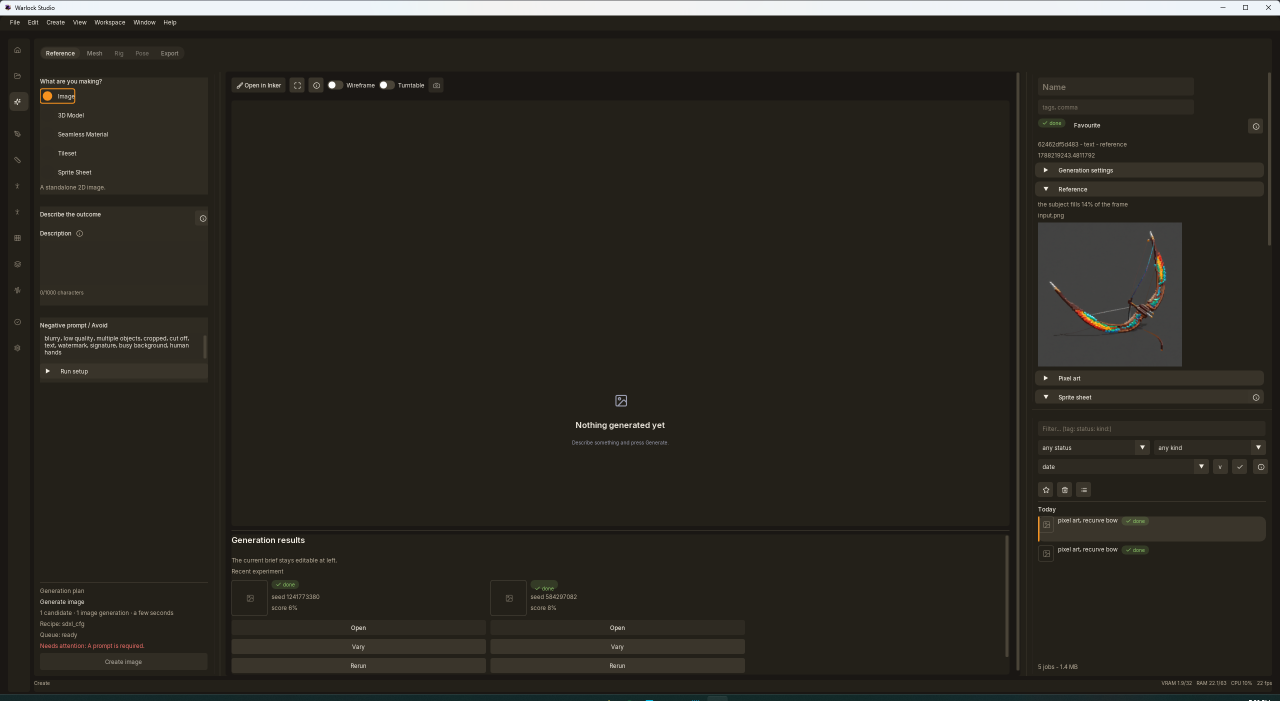
#> input picture ss1.png, 2560 x 1401 px (shown at 1/2 size)
$ python -i reference.py   (imports and definitions only)
#> lines starting #> are read from the running program, lines starting #| are printed output that depends on the picture; after the words box and inside, x2 and y2 are one past the last pixel; in counts of white or black regions, pixels touching at a corner belong together
"""What trellis actually sees: measuring and (optionally) normalising the
reference image before it is uploaded.

pipelines/trellis.py streams the file handle verbatim, so until now nothing
host-side knew whether the subject filled 4% or 80% of the frame, ran off the
edge, or was two objects. This module answers that -- and can recentre and
rescale the subject to a target occupancy.

Two rules keep it honest:

* **This module's** mask drives *geometry only* and is never written back as
  alpha. A bad mask therefore mis-crops -- visible in reference.png, and caught
  by the rejection rules -- instead of punching holes in the subject, which is
  invisible until the mesh is wrong.

  That rule used to end "background removal stays trellis's job", and **that
  half is no longer true**. A matte can now be written back as alpha, by one
  path and only one: the user opens the reference in Inker with the host's
  cutout as its alpha (``service.matte`` computes it, ``inker_mode`` applies
  it), edits it, and saves -- so what lands in ``input.png`` is a matte a
  person looked at, not a heuristic's guess. ``service.matte.approve`` then
  records ``matte: approved`` and pins ``bg_removal`` to the mode that
  preserves it. Nothing automatic writes alpha, and this module still does not:
  the distinction the original rule was protecting is between a mask nobody saw
  and a mask somebody approved, and only the second may become alpha.
* ``prepare(enabled=False)`` is a byte-exact copy plus a measured report. The
  kill switch is a parameter, not a branch at the call site, so the report
  exists either way.

Pure and torch-free: cv2/numpy/Pillow imported inside functions.
"""

from __future__ import annotations

import contextlib
import logging
import os
import shutil
from dataclasses import dataclass, field
from pathlib import Path
from typing import TYPE_CHECKING, Any

if TYPE_CHECKING:  # pragma: no cover - typing only
    from PIL import Image as _ImageModule

    PILImage = _ImageModule.Image
else:  # pragma: no cover - runtime alias
    PILImage = Any

log = logging.getLogger(__name__)

# Fraction of the frame's area the subject should occupy after normalisation,
# and the minimum margin left around it.
DEFAULT_OCCUPANCY = 0.78
DEFAULT_PAD = 0.06

# Rejection thresholds. Deliberately loose -- these catch references that
# cannot reconstruct at all, not references that merely reconstruct badly.
MIN_OCCUPANCY = 0.04
MIN_SECOND_COMPONENT = 0.08
MAX_ASPECT = 8.0

# The same four refusals as ``Report.reasons``, spelled for a machine.
#
# ``reasons`` are sentences written for a person and are rewritten whenever the
# wording can be improved; ``vectors.observation_metrics`` turns these into
# ``refused_<code>`` rates that accumulate across a corpus which outlives the
# jobs in it, so it needs a key that is not allowed to drift. Parsing English
# back out of a stored report is how a reworded sentence silently empties a
# bucket -- and a bucket that empties looks exactly like a failure mode that
# stopped happening.
#
# Order is the order the rules fire in, which is the order ``reasons`` is built
# in: the two stay index-aligned, and ``measure`` appends to both together.
REFUSAL_CODES = ("empty", "occupancy", "edge", "multi_object")

# Per-channel tolerance for the corner flood fill, and the corner patch size
# sampled to find the background colour.
#
# 3 is small because the fill is deliberately *floating range* -- each
# candidate pixel is compared against its already-filled neighbour rather than
# against the seed. That is what lets it follow the soft vertical gradient
# SDXL puts behind every "plain light gray background", which a fixed-range
# fill cannot do at any tolerance. The cost is that the tolerance also decides
# how easily the fill crosses the subject's antialiased rim, so it has to be
# tight.
#
# Measured 2026-08-03 over four real reference images (subject fraction, the
# floating fill, seed gate 32):
#
#     tolerance    crate   lantern   first-aid box   barrel
#     1            0.811   0.459     0.459           0.669
#     2            0.516   0.404     0.404           0.639
#     3            0.514   0.370     0.370           0.635
#     4            0.512   0.205     0.205           0.632
#     8            0.485   0.023     0.023           0.410
#
# 2-3 is the plateau. Above it the white-on-light-gray first-aid box leaks and
# the mask collapses; below it the fill stops early and the "subject" grows to
# most of the frame. 3 sits at the stable end of the plateau. This is a
# heuristic with a real failure mode either side, which is why _leaked() below
# exists rather than the number being trusted on its own.
_FILL_TOLERANCE = 3
# How far a corner may sit from the sampled background before it is not a
# usable seed. Looser than the fill tolerance on purpose: the gradient means
# a corner legitimately differs from the four-corner median.
_SEED_TOLERANCE = 32
_CORNER_PATCH = 16

# Below this share the fill escaped through the subject's rim and ate it,
# which is indistinguishable from a genuine speck and vastly more common --
# so the honest answer is "not measured" rather than a rejection. Set below
# MIN_OCCUPANCY, not at it: between the two the "too small" rule still fires,
# which is where a real speck actually lands.
#
# There is deliberately no ceiling. A fill that takes nothing means the frame
# has no clean background in its corners, and "runs off the edge of the frame"
# is the right verdict for that, not a shrug -- TRELLIS needs a background
# either way.
_LEAK_FLOOR = 0.01


@dataclass(frozen=True, slots=True)
class Report:
    """A measurement of one reference image. Never a transform."""

    ok: bool = True
    reasons: tuple[str, ...] = ()
    # The same refusals as ``reasons``, index-aligned, from REFUSAL_CODES.
    codes: tuple[str, ...] = ()
    warnings: tuple[str, ...] = ()
    occupancy: float = 0.0
    bbox: tuple[int, int, int, int] | None = None
    touches: tuple[str, ...] = ()
    components: int = 0
    alpha_source: bool = False
    size: tuple[int, int] = (0, 0)
    normalised: bool = False
    extra: dict[str, Any] = field(default_factory=dict)

    # [41 lines left out: functions as_dict, rank_key, not called in this run]


def has_alpha(image: PILImage) -> bool:
    """Whether ``subject_mask`` will read an alpha channel rather than flood fill.

    Exported rather than left inline because a second caller now has to make
    the same decision: ``pipelines/matting.py`` reports *which* source produced
    a matte and that string goes into an export manifest, so a copy of this
    condition that drifted would label a flood fill as ground truth.
    """
    return image.mode in ("RGBA", "LA") or "transparency" in image.info


def subject_mask(image: PILImage):
    """A boolean mask of the subject: the alpha channel when there is one,
    otherwise a corner flood fill of the background.

    The fill samples the four corner patches and takes their median as the
    background colour, which is exactly right for the images PROMPT_TEMPLATE
    produces ("plain light gray background") and degrades to a conservative
    all-subject mask on a busy photograph -- over-including is safe here,
    over-excluding would crop the subject.
    """
    import cv2
    import numpy as np

    if has_alpha(image):
        alpha = np.asarray(image.convert("RGBA"))[:, :, 3]
        return alpha > 8

    rgb = np.asarray(image.convert("RGB"))
    h, w = rgb.shape[:2]
    p = min(_CORNER_PATCH, max(1, h // 8), max(1, w // 8))
    corners = np.concatenate(
        [
            rgb[:p, :p].reshape(-1, 3),
            rgb[:p, -p:].reshape(-1, 3),
            rgb[-p:, :p].reshape(-1, 3),
            rgb[-p:, -p:].reshape(-1, 3),
        ]
    )
    bg = np.median(corners, axis=0)

    # A seed that is not itself background makes floodFill a no-op, which
    # would report the whole frame as subject. Seed only from corners that
    # match the sampled background.
    flood = np.zeros((h + 2, w + 2), np.uint8)
    # A writable copy: floodFill takes its image as an output argument, and
    # the array PIL hands back is read-only.
    work = np.array(rgb, dtype=np.uint8, order="C")
    tol = (_FILL_TOLERANCE,) * 3
    for y, x in ((0, 0), (0, w - 1), (h - 1, 0), (h - 1, w - 1)):
        if np.abs(rgb[y, x].astype(float) - bg).max() <= _SEED_TOLERANCE:
            cv2.floodFill(work, flood, (x, y), (0, 0, 0), tol, tol, cv2.FLOODFILL_MASK_ONLY | 8)
    background = flood[1:-1, 1:-1] > 0
    return ~background


def _leaked(mask, alpha_source: bool) -> bool:
    """Whether the mask is a measurement or an artefact of the fill.

    Only ever true for a flood-filled mask: an alpha channel is ground truth
    and a genuinely tiny sprite is a real thing to report.
    """
    if alpha_source:
        return False
    return float(mask.mean()) < _LEAK_FLOOR


def _components(mask) -> list[int]:
    """Pixel counts of the mask's connected components, largest first."""
    import cv2
    import numpy as np

    count, labels = cv2.connectedComponents(mask.astype(np.uint8), connectivity=8)
    if count <= 1:
        return []
    sizes = np.bincount(labels.ravel(), minlength=count)[1:]
    return sorted((int(s) for s in sizes if s), reverse=True)


# [11 lines left out: function unmeasured, not called in this run]


def measure(image: PILImage) -> Report:
    """Measure ``image``. Writes nothing, transforms nothing."""
    import numpy as np

    w, h = image.size
    mask = subject_mask(image)
    area = float(w * h) or 1.0
    total = int(mask.sum())
    alpha_source = image.mode in ("RGBA", "LA") or "transparency" in image.info

    if total == 0:
        return Report(
            ok=False,
            reasons=("No subject found against the background.",),
            codes=("empty",),
            size=(w, h),
            alpha_source=alpha_source,
        )
    if _leaked(mask, alpha_source):
        # The separation failed, so nothing below it means anything. Reported
        # as unmeasured rather than as a rejection: a light subject on a light
        # background is exactly what PROMPT_TEMPLATE produces, and refusing
        # those would refuse a large share of perfectly good references.
        return unmeasured(
            "The subject could not be separated from the background; not measured."
        )

    ys, xs = np.nonzero(mask)
    x0, x1 = int(xs.min()), int(xs.max())
    y0, y1 = int(ys.min()), int(ys.max())
    bbox = (x0, y0, x1 + 1, y1 + 1)
    occupancy = total / area

    touches = tuple(
        name
        for name, hit in (
            ("left", x0 == 0),
            ("right", x1 == w - 1),
            ("top", y0 == 0),
            ("bottom", y1 == h - 1),
        )
        if hit
    )
    sizes = _components(mask)
    components = len(sizes)

    reasons: list[str] = []
    # Appended in lockstep with ``reasons`` -- one refusal, one sentence, one
    # code. A rule that grew a reason and no code would make a refused job look
    # like a passing one to the findings corpus.
    codes: list[str] = []
    warnings: list[str] = []

    if occupancy < MIN_OCCUPANCY:
        reasons.append(
            f"The subject fills only {occupancy * 100:.0f}% of the frame; "
            "TRELLIS needs it much larger."
        )
        codes.append("occupancy")
    opposite = ("left" in touches and "right" in touches) or (
        "top" in touches and "bottom" in touches
    )
    if len(touches) >= 3 or opposite:
        reasons.append("The subject runs off the edge of the frame.")
        codes.append("edge")
    if len(sizes) >= 2 and sizes[1] >= sizes[0] * MIN_SECOND_COMPONENT:
        reasons.append("There is more than one object in the reference.")
        codes.append("multi_object")

    bw, bh = bbox[2] - bbox[0], bbox[3] - bbox[1]
    aspect = max(bw, bh) / max(1, min(bw, bh))
    if aspect > MAX_ASPECT:
        warnings.append(
            f"The subject is {aspect:.0f}:1 -- very thin subjects reconstruct poorly."
        )
    if not reasons and len(touches) in (1, 2) and not opposite:
        warnings.append("The subject touches the edge of the frame.")

    return Report(
        ok=not reasons,
        reasons=tuple(reasons),
        codes=tuple(codes),
        warnings=tuple(warnings),
        occupancy=occupancy,
        bbox=bbox,
        touches=touches,
        components=components,
        alpha_source=alpha_source,
        size=(w, h),
    )


def normalise(
    image: PILImage,
    *,
    occupancy: float = DEFAULT_OCCUPANCY,
    pad: float = DEFAULT_PAD,
    background: tuple[int, int, int] | None = None,
) -> tuple[PILImage, Report]:
    """Recentre and rescale the subject to ``occupancy`` of a square frame.

    Occupancy is measured against the subject's *bounding box*, not its mask
    area: a thin sword at 78% mask area would be scaled until it burst the
    frame. Returns the untouched image (and its report) when there is nothing
    to normalise.
    """
    from PIL import Image

    report = measure(image)
    if report.bbox is None:
        return image, report

    src = image.convert("RGBA") if report.alpha_source else image.convert("RGB")
    if background is None:
        background = _border_colour(src)

    x0, y0, x1, y1 = report.bbox
    subject = src.crop((x0, y0, x1, y1))
    side = max(image.size)
    target = max(1, round(side * (occupancy ** 0.5) * (1.0 - 2 * pad)))
    scale = target / max(subject.width, subject.height)
    nw = max(1, round(subject.width * scale))
    nh = max(1, round(subject.height * scale))
    subject = subject.resize((nw, nh), Image.LANCZOS)

    canvas = Image.new(src.mode, (side, side), background + ((0,) if src.mode == "RGBA" else ()))
    box = ((side - nw) // 2, (side - nh) // 2)
    canvas.paste(subject, box, subject if src.mode == "RGBA" else None)

    out_report = measure(canvas)
    return canvas, Report(
        ok=out_report.ok,
        reasons=out_report.reasons,
        codes=out_report.codes,
        warnings=out_report.warnings,
        occupancy=out_report.occupancy,
        bbox=out_report.bbox,
        touches=out_report.touches,
        components=out_report.components,
        alpha_source=out_report.alpha_source,
        size=out_report.size,
        normalised=True,
        extra={"source_occupancy": report.occupancy, "source_size": list(report.size)},
    )


def _border_colour(image: PILImage) -> tuple[int, int, int]:
    """Median colour of the outermost ring -- the background trellis will see."""
    import numpy as np

    arr = np.asarray(image.convert("RGB"))
    ring = np.concatenate(
        [arr[0].reshape(-1, 3), arr[-1].reshape(-1, 3), arr[:, 0], arr[:, -1]]
    )
    return tuple(int(v) for v in np.median(ring, axis=0))  # type: ignore[return-value]


# [60 lines left out: functions measure_file, prepare, not called in this run]

>>> from PIL import Image
>>> picture = Image.open('../../../ss1.png')
#> picture is the input picture: PIL image 2560x1401 RGBA; mean R, G, B, A 42.5, 39.7, 33, 255
>>> result = normalise(picture)
#> in subject_mask, `alpha = np.asarray(image.convert("RGBA"))[:, :, 3]`: alpha: shape (1401, 2560); every value is 255
#> in subject_mask, `return alpha > 8`: returned value: shape (1401, 2560) bool; every value is 1
#> in measure, `total = int(mask.sum())`: total = 3586560
#> in measure, `alpha_source = image.mode in ("RGBA", "LA") or "transparency" in image..`: alpha_source = True
#> in measure, `x0, x1 = int(xs.min()), int(xs.max())`: x0 = 0; x1 = 2559
#> in measure, `y0, y1 = int(ys.min()), int(ys.max())`: y0 = 0; y1 = 1400
#> in measure, `bbox = (x0, y0, x1 + 1, y1 + 1)`: bbox = (0, 0, 2560, 1401)
#> in measure, `occupancy = total / area`: occupancy = 1
#> in measure, `touches = tuple( name for name, hit in ( ("left", x0 == 0), ("right", ..`: touches = ('left', 'right', 'top', 'bottom')
#> in _components, `count, labels = cv2.connectedComponents(mask.astype(np.uint8), connect..`: labels: shape (1401, 2560) int32; every value is 1
#> in _components, `count, labels = cv2.connectedComponents(mask.astype(np.uint8), connect..`: count = 2
#> in _components, `sizes = np.bincount(labels.ravel(), minlength=count)[1:]`: sizes = [3586560]
#> in measure, `components = len(sizes)`: components = 1
#> in measure, `opposite = ("left" in touches and "right" in touches) or ( "top" in to..`: opposite = True
#> in measure, `bw, bh = bbox[2] - bbox[0], bbox[3] - bbox[1]`: bw = 2560; bh = 1401
#> in measure, `aspect = max(bw, bh) / max(1, min(bw, bh))`: aspect = 1.83
#> in normalise, `background = _border_colour(src)`: background = (26, 41, 41)
#> in normalise, `x0, y0, x1, y1 = report.bbox`: x0 = 0; x1 = 2560; y1 = 1401
#> in normalise, `canvas.paste(subject, box, subject if src.mode == "RGBA" else None)`:
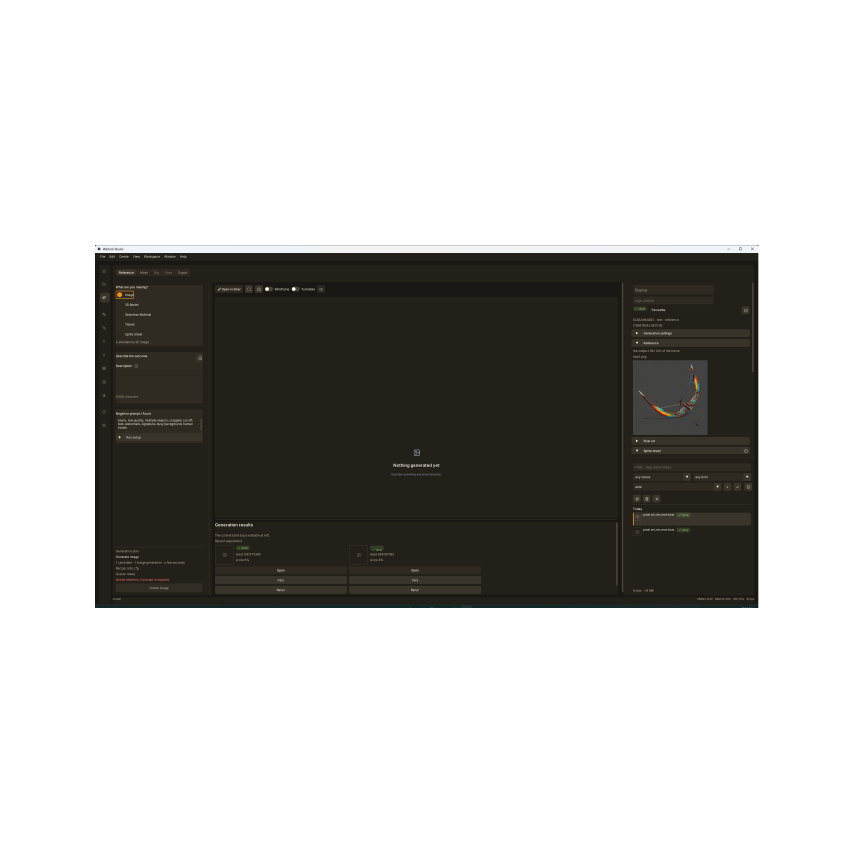
#> canvas: PIL image 2560x2560 RGBA (shown at 1/3 size); mean R, G, B, A 31.5, 40.6, 38.4, 84.3; transparent parts drawn white
#> in subject_mask (call 2), `alpha = np.asarray(image.convert("RGBA"))[:, :, 3]`:
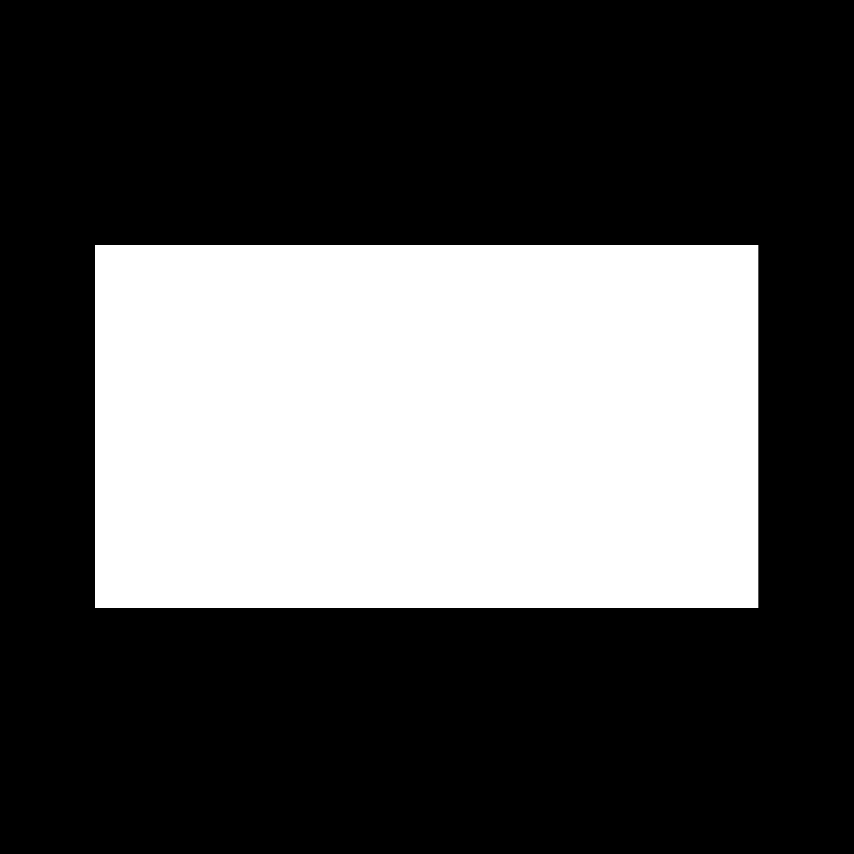
#> alpha: shape (2560, 2560) (shown at 1/3 size); 33.1% white; 1 white region, box (x1, y1, x2, y2) and area: (285, 735, 2275, 1824) 2167110
